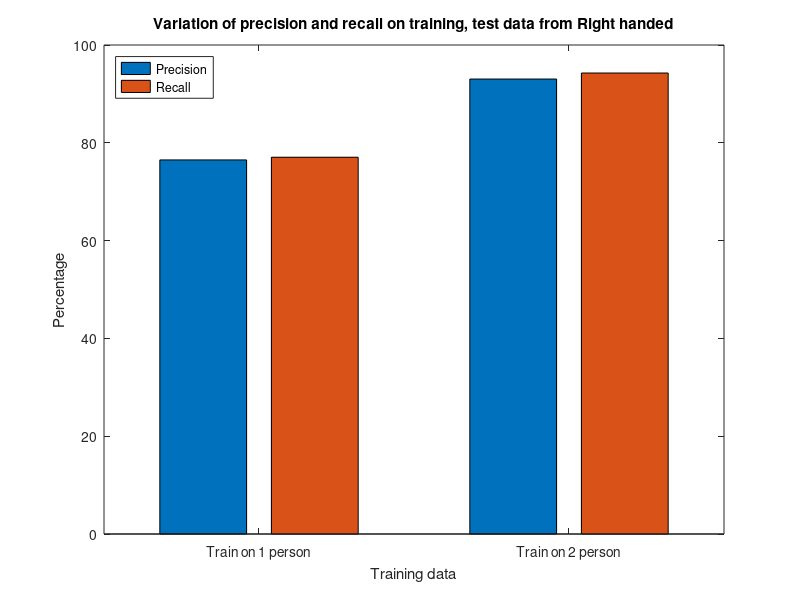

Write MATLAB code to recreate this figure.
x = [1,2];
name = {'Train on 1 person','Train on 2 person'};
y = [0.765 0.7705;0.9304 0.9427];
y = y.*100;

bar(x,y);
title('Variation of precision and recall on training, test data from Right handed')
set(gca,'xticklabel',name)
xlabel('Training data')
ylabel('Percentage')
legend('Precision','Recall','Location','northwest')
